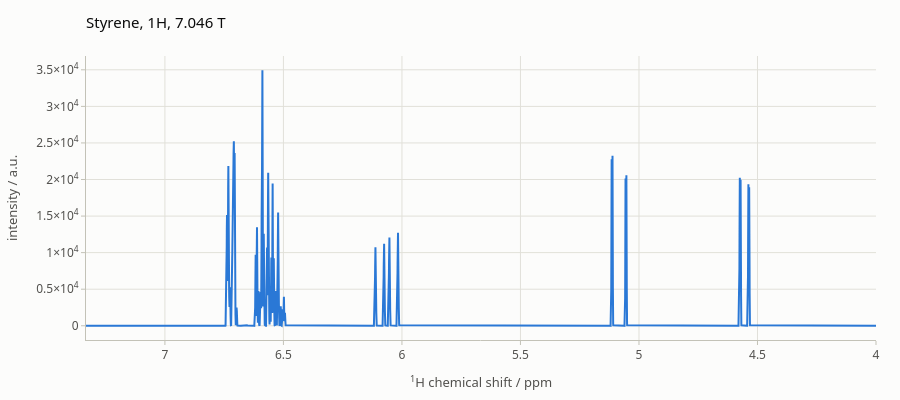

The notebook cell saved with this chart:
### Markdown cell above
The run uses 2048 points instead of 16384 to keep this page quick: with
eight spins the Hilbert space has dimension 256, and the full-length run
takes about 30 s on four CPU cores. Set `"npoints": 16384` and
`"zerofill": 65536` to reproduce the Spinach example exactly.

Translations at the Spinach size live in `examples/` (see
[docs/README.md](../README.md#example-scripts)):
`examples/nmr_liquids/noesy_strychnine.py` is `noesy_strychnine.m`
line by line (22 protons, `IK-2`, Redfield relaxation, 512 x 512 points)
and compares its FIDs and spectrum with a `.mat` file saved from MATLAB.

`kfigure(); plot_1d(spin_system,real(spectrum),parameters)` becomes a
call to `spynach.plotting.plot_1d`, which reads the same parameters and
returns an interactive figure (see
[Processing and plotting](#Processing-and-plotting)). Hover over a line to
read its shift, and drag across the aromatic region to zoom in on the
multiplets:

### Code cell
from spynach.plotting import plot_1d

plot_1d(spin_system, spectrum.real, parameters, title="Styrene, 1H, 7.046 T")

### Figure 1 — Plotly figure (JSON) as saved in the notebook; plotly's stock layout.template omitted (floating-point values rounded to 4 significant figures; data arrays with more than 128 entries replaced by an {"elided": "..."} marker saying what was removed)
{"data": [{"hovertemplate": "%{y:.4g}<extra></extra>", "line": {"color": "#2a78d6", "width": 2}, "mode": "lines", "name": "", "y": {"elided": "8192 float values"}, "type": "scatter", "x": {"elided": "8192 float values"}}], "layout": {"font": {"family": "system-ui, -apple-system, \"Segoe UI\", Roboto, sans-serif", "color": "#0b0b0b", "size": 13}, "margin": {"l": 64, "r": 24, "t": 56, "b": 56}, "title": {"font": {"size": 15, "color": "#0b0b0b"}, "text": "Styrene, 1H, 7.046 T", "x": 0, "xanchor": "left", "xref": "paper"}, "xaxis": {"tickfont": {"color": "#52514e", "size": 12}, "title": {"font": {"color": "#52514e", "size": 13}, "text": "<sup>1</sup>H chemical shift / ppm"}, "showgrid": true, "gridcolor": "#e1e0d9", "gridwidth": 1, "zeroline": false, "showline": true, "linecolor": "#c3c2b7", "linewidth": 1, "mirror": false, "ticks": "outside", "tickcolor": "#c3c2b7", "ticklen": 4, "showspikes": true, "spikemode": "across", "spikesnap": "cursor", "spikethickness": 1, "spikedash": "solid", "spikecolor": "#898781", "range": [7.333, 4.0], "hoverformat": ".4f"}, "yaxis": {"tickfont": {"color": "#52514e", "size": 12}, "title": {"font": {"color": "#52514e", "size": 13}, "text": "intensity / a.u."}, "showgrid": true, "gridcolor": "#e1e0d9", "gridwidth": 1, "zeroline": false, "showline": true, "linecolor": "#c3c2b7", "linewidth": 1, "mirror": false, "ticks": "outside", "tickcolor": "#c3c2b7", "ticklen": 4, "showspikes": false, "spikemode": "across", "spikesnap": "cursor", "spikethickness": 1, "spikedash": "solid", "spikecolor": "#898781", "exponentformat": "power"}, "legend": {"font": {"color": "#52514e"}, "orientation": "h", "x": 0, "xanchor": "left", "y": 1.02, "yanchor": "bottom", "bgcolor": "rgba(0,0,0,0)"}, "hoverlabel": {"font": {"color": "#0b0b0b", "family": "system-ui, -apple-system, \"Segoe UI\", Roboto, sans-serif"}, "bgcolor": "#fcfcfb", "bordercolor": "rgba(11,11,11,0.10)"}, "modebar": {"bgcolor": "rgba(0,0,0,0)", "color": "#898781", "activecolor": "#52514e", "remove": ["lasso2d", "select2d"]}, "height": 400, "paper_bgcolor": "#fcfcfb", "plot_bgcolor": "#fcfcfb", "dragmode": "zoom", "hovermode": "x unified", "showlegend": false}}
